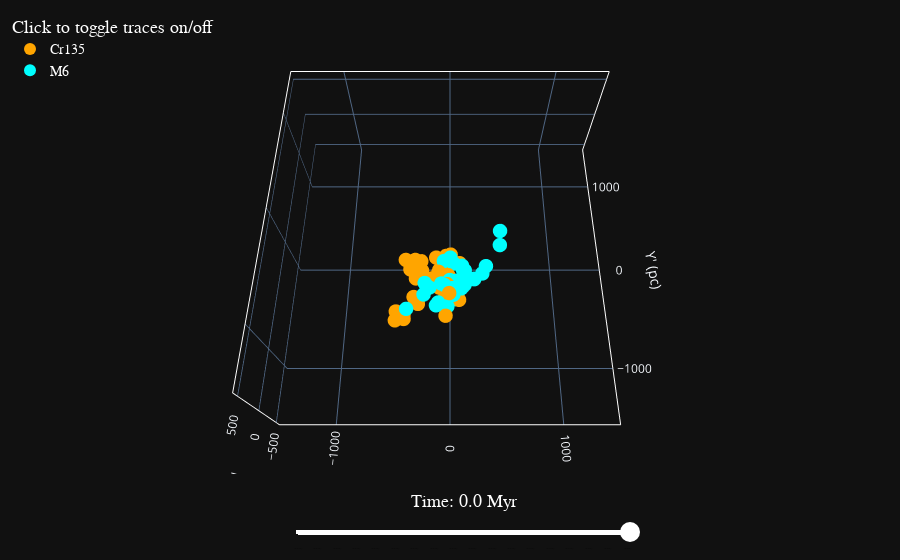

Notebook source saved alongside this figure:
### Code cell
fig3d = StarClusters3DPlotter()
fig3d.generate_3d_plot(sc_collection)

### Figure 1 — Plotly figure (JSON) as saved in the notebook; plotly's stock layout.template omitted (floating-point values rounded to 4 significant figures)
{"data": [{"hovertext": ["ASCC_18", "ASCC_20", "Alessi_33", "Alessi_34", "Alessi_36", "CWNU_1024", "CWNU_1072", "CWNU_1144", "CWNU_1178", "Collinder_132", "Collinder_135", "Collinder_140", "FoF_2383", "HSC_1765", "HSC_1865", "HSC_1894", "HSC_1913", "HSC_2056", "HSC_2247", "HSC_2453", "IC_2395", "NGC_2547", "NGC_2451B", "OC_0395", "OC_0401", "OC_0407", "OC_0450", "OCSN_64", "OCSN_65", "OCSN_76", "OCSN_82", "Theia_35", "Theia_105", "Theia_953", "Theia_1918", "UPK_398", "UPK_535", "UPK_540", "OCT"], "marker": {"color": "orange", "line": {"color": "black", "width": 0}, "opacity": 1, "size": [10, 10, 10, 10, 10, 10, 10, 10, 10, 10, 10, 10, 10, 10, 10, 10, 10, 10, 10, 10, 10, 10, 10, 10, 10, 10, 10, 10, 10, 10, 10, 10, 10, 10, 10, 10, 10, 10, 10]}, "mode": "markers", "name": "Cr135", "type": "scatter3d", "x": [-359.8, -320.4, -408.9, -42.56, -97.94, -204.1, -363.3, -22.05, -37.55, -285.0, -104.6, -157.8, -254.2, -127.7, -485.7, -422.8, -407.9, -98.74, 44.58, 83.77, -40.56, -36.59, -110.8, -477.0, -465.0, -322.6, -72.15, -266.7, -356.4, -307.5, -158.1, -246.7, -9.495, 76.89, -27.78, -405.2, -18.34, 5.677, 4.0], "y": [-148.3, -126.8, -650.3, -475.2, -249.2, -329.6, -215.4, -181.3, -92.69, -560.8, -270.8, -337.6, -247.1, -124.5, -695.7, -662.5, -688.8, -414.8, -374.8, -178.8, -693.1, -376.3, -347.7, -627.0, -655.7, -505.4, -312.5, -129.3, -173.5, -325.0, -370.2, -319.8, -510.4, -539.3, -403.1, -137.1, -313.0, -348.9, -96.9], "z": [-133.1, -108.5, -126.8, -90.19, -64.04, -75.08, -124.4, -63.63, -94.36, -103.1, -57.04, -51.7, -86.77, -65.5, -151.5, -161.4, -134.6, -79.16, -168.5, -69.68, -43.77, -57.11, -43.63, -114.8, -125.7, -79.13, -43.55, -131.2, -128.4, -81.6, -77.88, -33.33, 22.06, -61.12, -30.76, -87.67, -37.93, -104.9, -59.7]}, {"hovertext": ["ASCC_58", "Alessi_5", "BH_99", "BH_164", "CWNU_45", "CWNU_88", "CWNU_515", "CWNU_1020", "CWNU_1034", "CWNU_1044", "CWNU_1069", "HSC_1902", "HSC_2215", "HSC_2270", "HSC_2398", "HSC_2442", "HSC_2462", "HSC_2687", "Haffner_13", "IC_2391", "LISC-III_3668", "NGC_3228", "NGC_6405", "NGC_2451A", "OCSN_89", "Platais_9", "Teutsch_38", "Theia_58", "Theia_227", "Theia_439", "Theia_1315", "Trumpler_10", "UPK_537", "UPK_569"], "marker": {"color": "cyan", "line": {"color": "black", "width": 0}, "opacity": 1, "size": [10, 10, 10, 10, 10, 10, 10, 10, 10, 10, 10, 10, 10, 10, 10, 10, 10, 10, 10, 10, 10, 10, 10, 10, 10, 10, 10, 10, 10, 10, 10, 10, 10, 10]}, "mode": "markers", "name": "M6", "type": "scatter3d", "x": [95.62, 121.7, 125.4, 286.5, -294.8, 57.4, 32.59, 25.36, -224.8, -4.109, -79.63, -383.5, 26.09, 59.19, 125.9, 112.2, 129.5, 315.9, -233.4, 1.081, -106.0, 88.55, 451.0, -56.72, 207.8, -10.71, -121.4, -182.8, 456.9, 208.8, 111.3, -53.37, -25.25, 106.2], "y": [-461.5, -372.2, -421.9, -293.0, -515.9, -520.3, -195.7, -434.8, -396.4, -359.5, -387.1, -620.1, -520.4, -367.2, -348.7, -252.8, -268.8, -254.9, -499.5, -149.1, -558.9, -467.4, -26.84, -179.9, -355.4, -184.6, -630.5, -448.4, 108.9, -387.0, -412.4, -424.8, -590.5, -217.0], "z": [10.39, -13.5, -4.15, -44.32, -85.35, -97.67, -43.92, -42.16, -20.99, -39.23, -52.27, -69.39, 6.938, -34.21, -57.02, -47.08, -30.47, 26.94, -35.48, -17.74, -73.75, 36.82, -5.929, -23.51, -22.6, 11.11, 38.36, -2.404, 14.18, 38.85, -66.32, 4.479, -85.37, -44.55]}], "layout": {"dragmode": "turntable", "legend": {"bgcolor": "rgba(0,0,0,0)", "font": {"color": "white", "family": "Arial", "size": 14}, "itemsizing": "constant", "title": {"font": {"color": "white", "size": 18}, "side": "top", "text": "Click to toggle traces on/off"}, "x": 0, "y": 1}, "margin": {"b": 10, "l": 10, "r": 10, "t": 10}, "scene": {"aspectmode": "manual", "aspectratio": {"x": 1, "y": 1, "z": 0.4}, "camera": {"center": {"x": 0, "y": 0, "z": 0}, "eye": {"x": 0, "y": -0.8, "z": 1.5}, "projection": {"type": "perspective"}, "up": {"x": 0, "y": 1, "z": 0}}, "xaxis": {"linecolor": "white", "linewidth": 2, "mirror": true, "nticks": 5, "range": [-1500, 1500], "showgrid": true, "showline": true, "showspikes": false, "title": {"text": "X' (pc)"}, "zeroline": false}, "yaxis": {"linecolor": "white", "linewidth": 2, "mirror": true, "nticks": 5, "range": [-1500, 1500], "showgrid": true, "showline": true, "showspikes": false, "title": {"text": "Y' (pc)"}, "zeroline": false}, "zaxis": {"linecolor": "white", "linewidth": 2, "mirror": true, "nticks": 5, "range": [-600, 600], "showgrid": true, "showline": true, "showspikes": false, "title": {"text": "Z' (pc)"}, "zeroline": false}}, "sliders": [{"active": 120, "bgcolor": "white", "bordercolor": "red", "borderwidth": 0, "currentvalue": {"font": {"color": "white", "family": "arial", "size": 18}, "offset": 20, "visible": true, "xanchor": "center"}, "font": {"color": "black", "size": 1}, "len": 0.9, "pad": {"b": 0, "l": 190, "r": 250, "t": 10}, "steps": [{"args": [["-60.0"], {"frame": {"duration": 5, "easing": "linear", "redraw": true}, "transition": {"duration": 0, "easing": "linear"}}], "label": "Time: -60.0 Myr", "method": "animate"}, {"args": [["-59.5"], {"frame": {"duration": 5, "easing": "linear", "redraw": true}, "transition": {"duration": 0, "easing": "linear"}}], "label": "Time: -59.5 Myr", "method": "animate"}, {"args": [["-59.0"], {"frame": {"duration": 5, "easing": "linear", "redraw": true}, "transition": {"duration": 0, "easing": "linear"}}], "label": "Time: -59.0 Myr", "method": "animate"}, {"args": [["-58.5"], {"frame": {"duration": 5, "easing": "linear", "redraw": true}, "transition": {"duration": 0, "easing": "linear"}}], "label": "Time: -58.5 Myr", "method": "animate"}, {"args": [["-58.0"], {"frame": {"duration": 5, "easing": "linear", "redraw": true}, "transition": {"duration": 0, "easing": "linear"}}], "label": "Time: -58.0 Myr", "method": "animate"}, {"args": [["-57.5"], {"frame": {"duration": 5, "easing": "linear", "redraw": true}, "transition": {"duration": 0, "easing": "linear"}}], "label": "Time: -57.5 Myr", "method": "animate"}, {"args": [["-57.0"], {"frame": {"duration": 5, "easing": "linear", "redraw": true}, "transition": {"duration": 0, "easing": "linear"}}], "label": "Time: -57.0 Myr", "method": "animate"}, {"args": [["-56.5"], {"frame": {"duration": 5, "easing": "linear", "redraw": true}, "transition": {"duration": 0, "easing": "linear"}}], "label": "Time: -56.5 Myr", "method": "animate"}, {"args": [["-56.0"], {"frame": {"duration": 5, "easing": "linear", "redraw": true}, "transition": {"duration": 0, "easing": "linear"}}], "label": "Time: -56.0 Myr", "method": "animate"}, {"args": [["-55.5"], {"frame": {"duration": 5, "easing": "linear", "redraw": true}, "transition": {"duration": 0, "easing": "linear"}}], "label": "Time: -55.5 Myr", "method": "animate"}, {"args": [["-55.0"], {"frame": {"duration": 5, "easing": "linear", "redraw": true}, "transition": {"duration": 0, "easing": "linear"}}], "label": "Time: -55.0 Myr", "method": "animate"}, {"args": [["-54.5"], {"frame": {"duration": 5, "easing": "linear", "redraw": true}, "transition": {"duration": 0, "easing": "linear"}}], "label": "Time: -54.5 Myr", "method": "animate"}, {"args": [["-54.0"], {"frame": {"duration": 5, "easing": "linear", "redraw": true}, "transition": {"duration": 0, "easing": "linear"}}], "label": "Time: -54.0 Myr", "method": "animate"}, {"args": [["-53.5"], {"frame": {"duration": 5, "easing": "linear", "redraw": true}, "transition": {"duration": 0, "easing": "linear"}}], "label": "Time: -53.5 Myr", "method": "animate"}, {"args": [["-53.0"], {"frame": {"duration": 5, "easing": "linear", "redraw": true}, "transition": {"duration": 0, "easing": "linear"}}], "label": "Time: -53.0 Myr", "method": "animate"}, {"args": [["-52.5"], {"frame": {"duration": 5, "easing": "linear", "redraw": true}, "transition": {"duration": 0, "easing": "linear"}}], "label": "Time: -52.5 Myr", "method": "animate"}, {"args": [["-52.0"], {"frame": {"duration": 5, "easing": "linear", "redraw": true}, "transition": {"duration": 0, "easing": "linear"}}], "label": "Time: -52.0 Myr", "method": "animate"}, {"args": [["-51.5"], {"frame": {"duration": 5, "easing": "linear", "redraw": true}, "transition": {"duration": 0, "easing": "linear"}}], "label": "Time: -51.5 Myr", "method": "animate"}, {"args": [["-51.0"], {"frame": {"duration": 5, "easing": "linear", "redraw": true}, "transition": {"duration": 0, "easing": "linear"}}], "label": "Time: -51.0 Myr", "method": "animate"}, {"args": [["-50.5"], {"frame": {"duration": 5, "easing": "linear", "redraw": true}, "transition": {"duration": 0, "easing": "linear"}}], "label": "Time: -50.5 Myr", "method": "animate"}, {"args": [["-50.0"], {"frame": {"duration": 5, "easing": "linear", "redraw": true}, "transition": {"duration": 0, "easing": "linear"}}], "label": "Time: -50.0 Myr", "method": "animate"}, {"args": [["-49.5"], {"frame": {"duration": 5, "easing": "linear", "redraw": true}, "transition": {"duration": 0, "easing": "linear"}}], "label": "Time: -49.5 Myr", "method": "animate"}, {"args": [["-49.0"], {"frame": {"duration": 5, "easing": "linear", "redraw": true}, "transition": {"duration": 0, "easing": "linear"}}], "label": "Time: -49.0 Myr", "method": "animate"}, {"args": [["-48.5"], {"frame": {"duration": 5, "easing": "linear", "redraw": true}, "transition": {"duration": 0, "easing": "linear"}}], "label": "Time: -48.5 Myr", "method": "animate"}, {"args": [["-48.0"], {"frame": {"duration": 5, "easing": "linear", "redraw": true}, "transition": {"duration": 0, "easing": "linear"}}], "label": "Time: -48.0 Myr", "method": "animate"}, {"args": [["-47.5"], {"frame": {"duration": 5, "easing": "linear", "redraw": true}, "transition": {"duration": 0, "easing": "linear"}}], "label": "Time: -47.5 Myr", "method": "animate"}, {"args": [["-47.0"], {"frame": {"duration": 5, "easing": "linear", "redraw": true}, "transition": {"duration": 0, "easing": "linear"}}], "label": "Time: -47.0 Myr", "method": "animate"}, {"args": [["-46.5"], {"frame": {"duration": 5, "easing": "linear", "redraw": true}, "transition": {"duration": 0, "easing": "linear"}}], "label": "Time: -46.5 Myr", "method": "animate"}, {"args": [["-46.0"], {"frame": {"duration": 5, "easing": "linear", "redraw": true}, "transition": {"duration": 0, "easing": "linear"}}], "label": "Time: -46.0 Myr", "method": "animate"}, {"args": [["-45.5"], {"frame": {"duration": 5, "easing": "linear", "redraw": true}, "transition": {"duration": 0, "easing": "linear"}}], "label": "Time: -45.5 Myr", "method": "animate"}, {"args": [["-45.0"], {"frame": {"duration": 5, "easing": "linear", "redraw": true}, "transition": {"duration": 0, "easing": "linear"}}], "label": "Time: -45.0 Myr", "method": "animate"}, {"args": [["-44.5"], {"frame": {"duration": 5, "easing": "linear", "redraw": true}, "transition": {"duration": 0, "easing": "linear"}}], "label": "Time: -44.5 Myr", "method": "animate"}, {"args": [["-44.0"], {"frame": {"duration": 5, "easing": "linear", "redraw": true}, "transition": {"duration": 0, "easing": "linear"}}], "label": "Time: -44.0 Myr", "method": "animate"}, {"args": [["-43.5"], {"frame": {"duration": 5, "easing": "linear", "redraw": true}, "transition": {"duration": 0, "easing": "linear"}}], "label": "Time: -43.5 Myr", "method": "animate"}, {"args": [["-43.0"], {"frame": {"duration": 5, "easing": "linear", "redraw": true}, "transition": {"duration": 0, "easing": "linear"}}], "label": "Time: -43.0 Myr", "method": "animate"}, {"args": [["-42.5"], {"frame": {"duration": 5, "easing": "linear", "redraw": true}, "transition": {"duration": 0, "easing": "linear"}}], "label": "Time: -42.5 Myr", "method": "animate"}, {"args": [["-42.0"], {"frame": {"duration": 5, "easing": "linear", "redraw": true}, "transition": {"duration": 0, "easing": "linear"}}], "label": "Time: -42.0 Myr", "method": "animate"}, {"args": [["-41.5"], {"frame": {"duration": 5, "easing": "linear", "redraw": true}, "transition": {"duration": 0, "easing": "linear"}}], "label": "Time: -41.5 Myr", "method": "animate"}, {"args": [["-41.0"], {"frame": {"duration": 5, "easing": "linear", "redraw": true}, "transition": {"duration": 0, "easing": "linear"}}], "label": "Time: -41.0 Myr", "method": "animate"}, {"args": [["-40.5"], {"frame": {"duration": 5, "easing": "linear", "redraw": true}, "transition": {"duration": 0, "easing": "linear"}}], "label": "Time: -40.5 Myr", "method": "animate"}, {"args": [["-40.0"], {"frame": {"duration": 5, "easing": "linear", "redraw": true}, "transition": {"duration": 0, "easing": "linear"}}], "label": "Time: -40.0 Myr", "method": "animate"}, {"args": [["-39.5"], {"frame": {"duration": 5, "easing": "linear", "redraw": true}, "transition": {"duration": 0, "easing": "linear"}}], "label": "Time: -39.5 Myr", "method": "animate"}, {"args": [["-39.0"], {"frame": {"duration": 5, "easing": "linear", "redraw": true}, "transition": {"duration": 0, "easing": "linear"}}], "label": "Time: -39.0 Myr", "method": "animate"}, {"args": [["-38.5"], {"frame": {"duration": 5, "easing": "linear", "redraw": true}, "transition": {"duration": 0, "easing": "linear"}}], "label": "Time: -38.5 Myr", "method": "animate"}, {"args": [["-38.0"], {"frame": {"duration": 5, "easing": "linear", "redraw": true}, "transition": {"duration": 0, "easing": "linear"}}], "label": "Time: -38.0 Myr", "method": "animate"}, {"args": [["-37.5"], {"frame": {"duration": 5, "easing": "linear", "redraw": true}, "transition": {"duration": 0, "easing": "linear"}}], "label": "Time: -37.5 Myr", "method": "animate"}, {"args": [["-37.0"], {"frame": {"duration": 5, "easing": "linear", "redraw": true}, "transition": {"duration": 0, "easing": "linear"}}], "label": "Time: -37.0 Myr", "method": "animate"}, {"args": [["-36.5"], {"frame": {"duration": 5, "easing": "linear", "redraw": true}, "transition": {"duration": 0, "easing": "linear"}}], "label": "Time: -36.5 Myr", "method": "animate"}, {"args": [["-36.0"], {"frame": {"duration": 5, "easing": "linear", "redraw": true}, "transition": {"duration": 0, "easing": "linear"}}], "label": "Time: -36.0 Myr", "method": "animate"}, {"args": [["-35.5"], {"frame": {"duration": 5, "easing": "linear", "redraw": true}, "transition": {"duration": 0, "easing": "linear"}}], "label": "Time: -35.5 Myr", "method": "animate"}, {"args": [["-35.0"], {"frame": {"duration": 5, "easing": "linear", "redraw": true}, "transition": {"duration": 0, "easing": "linear"}}], "label": "Time: -35.0 Myr", "method": "animate"}, {"args": [["-34.5"], {"frame": {"duration": 5, "easing": "linear", "redraw": true}, "transition": {"duration": 0, "easing": "linear"}}], "label": "Time: -34.5 Myr", "method": "animate"}, {"args": [["-34.0"], {"frame": {"duration": 5, "easing": "linear", "redraw": true}, "transition": {"duration": 0, "easing": "linear"}}], "label": "Time: -34.0 Myr", "method": "animate"}, {"args": [["-33.5"], {"frame": {"duration": 5, "easing": "linear", "redraw": true}, "transition": {"duration": 0, "easing": "linear"}}], "label": "Time: -33.5 Myr", "method": "animate"}, {"args": [["-33.0"], {"frame": {"duration": 5, "easing": "linear", "redraw": true}, "transition": {"duration": 0, "easing": "linear"}}], "label": "Time: -33.0 Myr", "method": "animate"}, {"args": [["-32.5"], {"frame": {"duration": 5, "easing": "linear", "redraw": true}, "transition": {"duration": 0, "easing": "linear"}}], "label": "Time: -32.5 Myr", "method": "animate"}, {"args": [["-32.0"], {"frame": {"duration": 5, "easing": "linear", "redraw": true}, "transition": {"duration": 0, "easing": "linear"}}], "label": "Time: -32.0 Myr", "method": "animate"}, {"args": [["-31.5"], {"frame": {"duration": 5, "easing": "linear", "redraw": true}, "transition": {"duration": 0, "easing": "linear"}}], "label": "Time: -31.5 Myr", "method": "animate"}, {"args": [["-31.0"], {"frame": {"duration": 5, "easing": "linear", "redraw": true}, "transition": {"duration": 0, "easing": "linear"}}], "label": "Time: -31.0 Myr", "method": "animate"}, {"args": [["-30.5"], {"frame": {"duration": 5, "easing": "linear", "redraw": true}, "transition": {"duration": 0, "easing": "linear"}}], "label": "Time: -30.5 Myr", "method": "animate"}, {"args": [["-30.0"], {"frame": {"duration": 5, "easing": "linear", "redraw": true}, "transition": {"duration": 0, "easing": "linear"}}], "label": "Time: -30.0 Myr", "method": "animate"}, {"args": [["-29.5"], {"frame": {"duration": 5, "easing": "linear", "redraw": true}, "transition": {"duration": 0, "easing": "linear"}}], "label": "Time: -29.5 Myr", "method": "animate"}, {"args": [["-29.0"], {"frame": {"duration": 5, "easing": "linear", "redraw": true}, "transition": {"duration": 0, "easing": "linear"}}], "label": "Time: -29.0 Myr", "method": "animate"}, {"args": [["-28.5"], {"frame": {"duration": 5, "easing": "linear", "redraw": true}, "transition": {"duration": 0, "easing": "linear"}}], "label": "Time: -28.5 Myr", "method": "animate"}, {"args": [["-28.0"], {"frame": {"duration": 5, "easing": "linear", "redraw": true}, "transition": {"duration": 0, "easing": "linear"}}], "label": "Time: -28.0 Myr", "method": "animate"}, {"args": [["-27.5"], {"frame": {"duration": 5, "easing": "linear", "redraw": true}, "transition": {"duration": 0, "easing": "linear"}}], "label": "Time: -27.5 Myr", "method": "animate"}, {"args": [["-27.0"], {"frame": {"duration": 5, "easing": "linear", "redraw": true}, "transition": {"duration": 0, "easing": "linear"}}], "label": "Time: -27.0 Myr", "method": "animate"}, {"args": [["-26.5"], {"frame": {"duration": 5, "easing": "linear", "redraw": true}, "transition": {"duration": 0, "easing": "linear"}}], "label": "Time: -26.5 Myr", "method": "animate"}, {"args": [["-26.0"], {"frame": {"duration": 5, "easing": "linear", "redraw": true}, "transition": {"duration": 0, "easing": "linear"}}], "label": "Time: -26.0 Myr", "method": "animate"}, {"args": [["-25.5"], {"frame": {"duration": 5, "easing": "linear", "redraw": true}, "transition": {"duration": 0, "easing": "linear"}}], "label": "Time: -25.5 Myr", "method": "animate"}, {"args": [["-25.0"], {"frame": {"duration": 5, "easing": "linear", "redraw": true}, "transition": {"duration": 0, "easing": "linear"}}], "label": "Time: -25.0 Myr", "method": "animate"}, {"args": [["-24.5"], {"frame": {"duration": 5, "easing": "linear", "redraw": true}, "transition": {"duration": 0, "easing": "linear"}}], "label": "Time: -24.5 Myr", "method": "animate"}, {"args": [["-24.0"], {"frame": {"duration": 5, "easing": "linear", "redraw": true}, "transition": {"duration": 0, "easing": "linear"}}], "label": "Time: -24.0 Myr", "method": "animate"}, {"args": [["-23.5"], {"frame": {"duration": 5, "easing": "linear", "redraw": true}, "transition": {"duration": 0, "easing": "linear"}}], "label": "Time: -23.5 Myr", "method": "animate"}, {"args": [["-23.0"], {"frame": {"duration": 5, "easing": "linear", "redraw": true}, "transition": {"duration": 0, "easing": "linear"}}], "label": "Time: -23.0 Myr", "method": "animate"}, {"args": [["-22.5"], {"frame": {"duration": 5, "easing": "linear", "redraw": true}, "transition": {"duration": 0, "easing": "linear"}}], "label": "Time: -22.5 Myr", "method": "animate"}, {"args": [["-22.0"], {"frame": {"duration": 5, "easing": "linear", "redraw": true}, "transition": {"duration": 0, "easing": "linear"}}], "label": "Time: -22.0 Myr", "method": "animate"}, {"args": [["-21.5"], {"frame": {"duration": 5, "easing": "linear", "redraw": true}, "transition": {"duration": 0, "easing": "linear"}}], "label": "Time: -21.5 Myr", "method": "animate"}, {"args": [["-21.0"], {"frame": {"duration": 5, "easing": "linear", "redraw": true}, "transition": {"duration": 0, "easing": "linear"}}], "label": "Time: -21.0 Myr", "method": "animate"}, {"args": [["-20.5"], {"frame": {"duration": 5, "easing": "linear", "redraw": true}, "transition": {"duration": 0, "easing": "linear"}}], "label": "Time: -20.5 Myr", "method": "animate"}, {"args": [["-20.0"], {"frame": {"duration": 5, "easing": "linear", "redraw": true}, "transition": {"duration": 0, "easing": "linear"}}], "label": "Time: -20.0 Myr", "method": "animate"}, {"args": [["-19.5"], {"frame": {"duration": 5, "easing": "linear", "redraw": true}, "transition": {"duration": 0, "easing": "linear"}}], "label": "Time: -19.5 Myr", "method": "animate"}, {"args": [["-19.0"], {"frame": {"duration": 5, "easing": "linear", "redraw": true}, "transition": {"duration": 0, "easing": "linear"}}], "label": "Time: -19.0 Myr", "method": "animate"}, {"args": [["-18.5"], {"frame": {"duration": 5, "easing": "linear", "redraw": true}, "transition": {"duration": 0, "easing": "linear"}}], "label": "Time: -18.5 Myr", "method": "animate"}, {"args": [["-18.0"], {"frame": {"duration": 5, "easing": "linear", "redraw": true}, "transition": {"duration": 0, "easing": "linear"}}], "label": "Time: -18.0 Myr", "method": "animate"}, {"args": [["-17.5"], {"frame": {"duration": 5, "easing": "linear", "redraw": true}, "transition": {"duration": 0, "easing": "linear"}}], "label": "Time: -17.5 Myr", "method": "animate"}, {"args": [["-17.0"], {"frame": {"duration": 5, "easing": "linear", "redraw": true}, "transition": {"duration": 0, "easing": "linear"}}], "label": "Time: -17.0 Myr", "method": "animate"}, {"args": [["-16.5"], {"frame": {"duration": 5, "easing": "linear", "redraw": true}, "transition": {"duration": 0, "easing": "linear"}}], "label": "Time: -16.5 Myr", "method": "animate"}, {"args": [["-16.0"], {"frame": {"duration": 5, "easing": "linear", "redraw": true}, "transition": {"duration": 0, "easing": "linear"}}], "label": "Time: -16.0 Myr", "method": "animate"}, {"args": [["-15.5"], {"frame": {"duration": 5, "easing": "linear", "redraw": true}, "transition": {"duration": 0, "easing": "linear"}}], "label": "Time: -15.5 Myr", "method": "animate"}, {"args": [["-15.0"], {"frame": {"duration": 5, "easing": "linear", "redraw": true}, "transition": {"duration": 0, "easing": "linear"}}], "label": "Time: -15.0 Myr", "method": "animate"}, {"args": [["-14.5"], {"frame": {"duration": 5, "easing": "linear", "redraw": true}, "transition": {"duration": 0, "easing": "linear"}}], "label": "Time: -14.5 Myr", "method": "animate"}, {"args": [["-14.0"], {"frame": {"duration": 5, "easing": "linear", "redraw": true}, "transition": {"duration": 0, "easing": "linear"}}], "label": "Time: -14.0 Myr", "method": "animate"}, {"args": [["-13.5"], {"frame": {"duration": 5, "easing": "linear", "redraw": true}, "transition": {"duration": 0, "easing": "linear"}}], "label": "Time: -13.5 Myr", "method": "animate"}, {"args": [["-13.0"], {"frame": {"duration": 5, "easing": "linear", "redraw": true}, "transition": {"duration": 0, "easing": "linear"}}], "label": "Time: -13.0 Myr", "method": "animate"}, {"args": [["-12.5"], {"frame": {"duration": 5, "easing": "linear", "redraw": true}, "transition": {"duration": 0, "easing": "linear"}}], "label": "Time: -12.5 Myr", "method": "animate"}, {"args": [["-12.0"], {"frame": {"duration": 5, "easing": "linear", "redraw": true}, "transition": {"duration": 0, "easing": "linear"}}], "label": "Time: -12.0 Myr", "method": "animate"}, {"args": [["-11.5"], {"frame": {"duration": 5, "easing": "linear", "redraw": true}, "transition": {"duration": 0, "easing": "linear"}}], "label": "Time: -11.5 Myr", "method": "animate"}, {"args": [["-11.0"], {"frame": {"duration": 5, "easing": "linear", "redraw": true}, "transition": {"duration": 0, "easing": "linear"}}], "label": "Time: -11.0 Myr", "method": "animate"}, {"args": [["-10.5"], {"frame": {"duration": 5, "easing": "linear", "redraw": true}, "transition": {"duration": 0, "easing": "linear"}}], "label": "Time: -10.5 Myr", "method": "animate"}, {"args": [["-10.0"], {"frame": {"duration": 5, "easing": "linear", "redraw": true}, "transition": {"duration": 0, "easing": "linear"}}], "label": "Time: -10.0 Myr", "method": "animate"}, {"args": [["-9.5"], {"frame": {"duration": 5, "easing": "linear", "redraw": true}, "transition": {"duration": 0, "easing": "linear"}}], "label": "Time: -9.5 Myr", "method": "animate"}, {"args": [["-9.0"], {"frame": {"duration": 5, "easing": "linear", "redraw": true}, "transition": {"duration": 0, "easing": "linear"}}], "label": "Time: -9.0 Myr", "method": "animate"}, {"args": [["-8.5"], {"frame": {"duration": 5, "easing": "linear", "redraw": true}, "transition": {"duration": 0, "easing": "linear"}}], "label": "Time: -8.5 Myr", "method": "animate"}, {"args": [["-8.0"], {"frame": {"duration": 5, "easing": "linear", "redraw": true}, "transition": {"duration": 0, "easing": "linear"}}], "label": "Time: -8.0 Myr", "method": "animate"}, {"args": [["-7.5"], {"frame": {"duration": 5, "easing": "linear", "redraw": true}, "transition": {"duration": 0, "easing": "linear"}}], "label": "Time: -7.5 Myr", "method": "animate"}, {"args": [["-7.0"], {"frame": {"duration": 5, "easing": "linear", "redraw": true}, "transition": {"duration": 0, "easing": "linear"}}], "label": "Time: -7.0 Myr", "method": "animate"}, {"args": [["-6.5"], {"frame": {"duration": 5, "easing": "linear", "redraw": true}, "transition": {"duration": 0, "easing": "linear"}}], "label": "Time: -6.5 Myr", "method": "animate"}, {"args": [["-6.0"], {"frame": {"duration": 5, "easing": "linear", "redraw": true}, "transition": {"duration": 0, "easing": "linear"}}], "label": "Time: -6.0 Myr", "method": "animate"}, {"args": [["-5.5"], {"frame": {"duration": 5, "easing": "linear", "redraw": true}, "transition": {"duration": 0, "easing": "linear"}}], "label": "Time: -5.5 Myr", "method": "animate"}, {"args": [["-5.0"], {"frame": {"duration": 5, "easing": "linear", "redraw": true}, "transition": {"duration": 0, "easing": "linear"}}], "label": "Time: -5.0 Myr", "method": "animate"}, {"args": [["-4.5"], {"frame": {"duration": 5, "easing": "linear", "redraw": true}, "transition": {"duration": 0, "easing": "linear"}}], "label": "Time: -4.5 Myr", "method": "animate"}, {"args": [["-4.0"], {"frame": {"duration": 5, "easing": "linear", "redraw": true}, "transition": {"duration": 0, "easing": "linear"}}], "label": "Time: -4.0 Myr", "method": "animate"}, {"args": [["-3.5"], {"frame": {"duration": 5, "easing": "linear", "redraw": true}, "transition": {"duration": 0, "easing": "linear"}}], "label": "Time: -3.5 Myr", "method": "animate"}, {"args": [["-3.0"], {"frame": {"duration": 5, "easing": "linear", "redraw": true}, "transition": {"duration": 0, "easing": "linear"}}], "label": "Time: -3.0 Myr", "method": "animate"}, {"args": [["-2.5"], {"frame": {"duration": 5, "easing": "linear", "redraw": true}, "transition": {"duration": 0, "easing": "linear"}}], "label": "Time: -2.5 Myr", "method": "animate"}, {"args": [["-2.0"], {"frame": {"duration": 5, "easing": "linear", "redraw": true}, "transition": {"duration": 0, "easing": "linear"}}], "label": "Time: -2.0 Myr", "method": "animate"}, {"args": [["-1.5"], {"frame": {"duration": 5, "easing": "linear", "redraw": true}, "transition": {"duration": 0, "easing": "linear"}}], "label": "Time: -1.5 Myr", "method": "animate"}, {"args": [["-1.0"], {"frame": {"duration": 5, "easing": "linear", "redraw": true}, "transition": {"duration": 0, "easing": "linear"}}], "label": "Time: -1.0 Myr", "method": "animate"}, {"args": [["-0.5"], {"frame": {"duration": 5, "easing": "linear", "redraw": true}, "transition": {"duration": 0, "easing": "linear"}}], "label": "Time: -0.5 Myr", "method": "animate"}, {"args": [["0.0"], {"frame": {"duration": 5, "easing": "linear", "redraw": true}, "transition": {"duration": 0, "easing": "linear"}}], "label": "Time: 0.0 Myr", "method": "animate"}], "tickcolor": "white", "ticklen": 1, "transition": {"duration": 300, "easing": "bounce-in"}, "x": 0.1, "xanchor": "left", "y": 0, "yanchor": "top"}]}}
